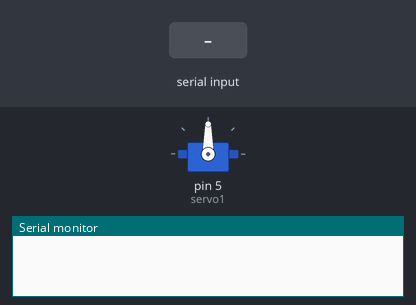
A sketch run on a simulated Arduino Uno, built with avr-gcc and run on an emulated ATmega328P. Parts: servo, the last lines printed to the serial monitor. The test bench sets the inputs (shaded band).

Above: at 1.2 s.
1.3 s: "90,45\n" received over Serial
At 3.1 s:
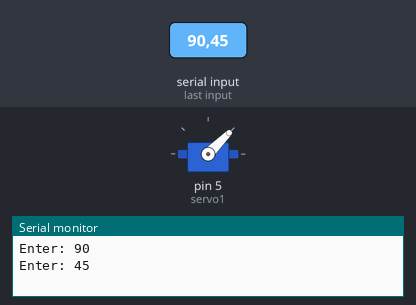
3.8 s: "30,150\n" received over Serial
At 6.0 s:
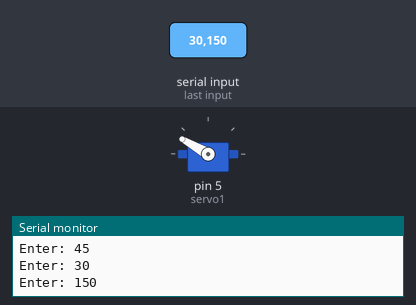
6.3 s: "0\n" received over Serial
At 7.3 s:
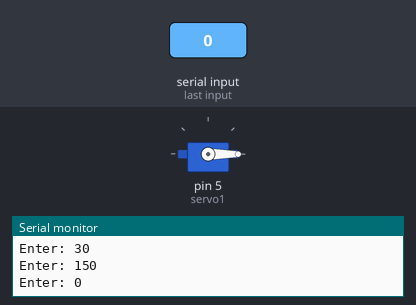
7.8 s: "200\n" received over Serial
At 8.5 s:
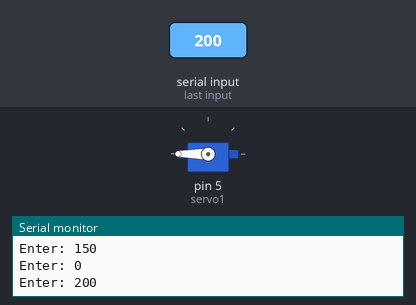
9.3 s: "90\n" received over Serial
At 9.6 s:
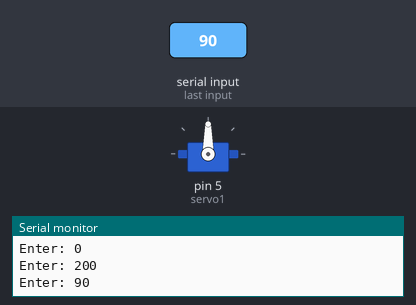
Timing chart, 0 to 11.8 s (numbered marks = the images above; inputs shaded):
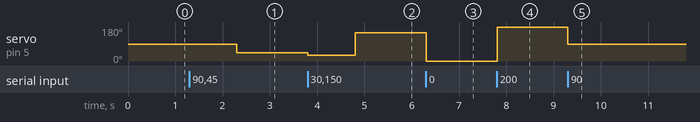

Measured:
- after the input at 1.3 s, servo on pin 5 (servo1): 90° → 45° after 1.0 s
- after the input at 3.8 s, servo on pin 5 (servo1): 45° → 30° at once, → 150° 1.0 s later
- after the input at 6.3 s, servo on pin 5 (servo1): 150° → 0° at once
- after the input at 7.8 s, servo on pin 5 (servo1): 0° → 180° at once
- after the input at 9.3 s, servo on pin 5 (servo1): 180° → 90° at once

The sketch:

ServoTest.ino
```cpp
#include <Servo.h>
#include <Adafruit_PWMServoDriver.h>//https://github.com/adafruit/Adafruit-PWM-Servo-Driver-Library


Servo servo1;
Servo servo2;
Servo servo3;

// servoDriver
Adafruit_PWMServoDriver pca= Adafruit_PWMServoDriver(0x40);

// constant for microsecond conversion
int zeroDegree = 544;
int oneEightyDegree = 2400;
int angleValue = 90; // servo start at 90 when first initilise


float angleSmoothed = 0;

void smoothMoveFromAToB(float initialAngle, float finalAngle) {
  // convert to microsecond
  initialAngle = map(initialAngle, 0, 180, 544, 2400);
  finalAngle = map(finalAngle, 0, 180, 544, 2400);


  if (finalAngle >= initialAngle) {
    while (initialAngle < (finalAngle-5)) { // -5 is a offset for terminating the while loop, or else, it may infinitely appraoch the number and don't exit the loop
      angleSmoothed = (0.97*initialAngle) + (0.03*finalAngle); // in microosecond
      Serial.println(angleSmoothed);
      servo1.writeMicroseconds(angleSmoothed);
      initialAngle = angleSmoothed;
      delay(5);
    }
  } else {
    while (finalAngle < (initialAngle-5)) {  // -5 is a offset for terminating the while loop, or else, it may infinitely appraoch the number and don't exit the loop
      angleSmoothed = (0.97*initialAngle) + (0.03*finalAngle); // in microosecond
      Serial.println(angleSmoothed);
      servo1.writeMicroseconds(angleSmoothed);
      initialAngle = angleSmoothed;
      delay(5);
    }
  }
}

long previousPotReading;

void smoothMoveWithPotentiometer() { // the function needs to be run in a loop
  long potReading = analogRead(A0);

  potReading = map(potReading, 0, 1023, 544, 2400);

  bool isTheFirstPass = true;
  if (isTheFirstPass) {
    previousPotReading = potReading;
    isTheFirstPass = false;
  }

  angleSmoothed = (0.97*potReading) + (0.03*previousPotReading);

  servo1.writeMicroseconds(angleSmoothed);

  previousPotReading = angleSmoothed;
}


void repeatedlyMovingBetweenTwoPoint(float startPoint, float endPoint) {
  smoothMoveFromAToB(startPoint, endPoint);
  delay(5);
  smoothMoveFromAToB(endPoint, startPoint);
  delay(5);
}


void servoMoveToInputValueFromSerialMonitor() {

  while (Serial.available() == 0) {

  }
  Serial.print("Enter: ");
  angleValue = Serial.parseInt();
  Serial.println(angleValue);


  int degree = map(angleValue, 0, 180, 544, 2400);
  servo1.writeMicroseconds(degree);
  // pca.writeMicroseconds(0,degree);

  while (Serial.available() > 0) {
    char c = Serial.read();
  }

  delay(1000);
}


void setup() {
  servo1.attach(5); // attach servo
  // servo2.attach(6);
  // servo3.attach(7);
  Serial.begin(9600); // serial monitor begin
  pca.begin(); // servoDriver initilise
  pca.setPWMFreq(60); // servoDriver set frequency
}

void loop() {

  // servo1.write(105);
  // servo2.write(90);
  // servo3.write(40);

  // delay(1000);

  // servo1.write(90);
  // servo2.write(80);
  // servo3.write(90);

  // delay(1000);

  servoMoveToInputValueFromSerialMonitor();


  // smooth servo movement between angle 0 to 100
  // repeatedlyMovingBetweenTwoPoint(70, 100);
  // smoothMoveFromAToB(120, 120);

  // smoothMoveWithPotentiometer();

}
```
